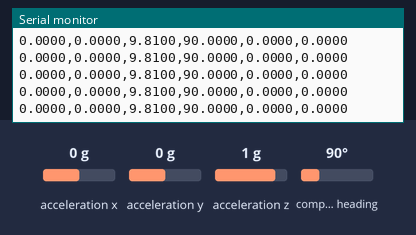
Simulated run of this sketch. Board: Arduino Uno, built with avr-gcc and run on an emulated ATmega328P. Parts: the last lines printed to the serial monitor. Inputs (shaded band) come from the test bench; at power-on: acceleration x 0 g, acceleration y 0 g, acceleration z 1 g, compass heading 90°.

Above: at 3.7 s.
3.8 s: acceleration x set to -1.4 g
At 4.9 s:
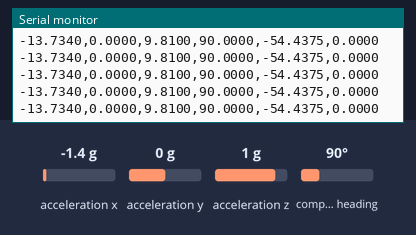
6.8 s: acceleration y set to -0.8 g
At 7.9 s:
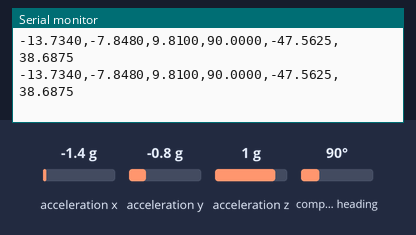
9.8 s: acceleration z set to 1.4 g
At 10.9 s:
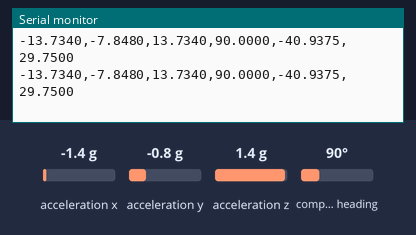
12.8 s: compass heading set to 269°
At 13.9 s:
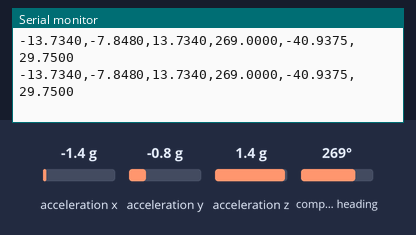
Timing chart, 0 to 15.8 s (numbered marks = the images above; inputs shaded):
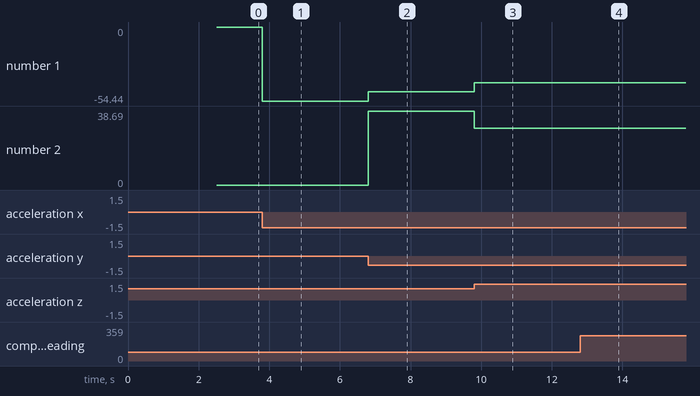

Measured:
- after the input at 3.8 s, the serial monitor: prints a new line at once (image 1)
- after the input at 6.8 s, the serial monitor: prints a new line at once (image 2)
- after the input at 9.8 s, the serial monitor: prints a new line at once (image 3)
- after the input at 12.8 s, the serial monitor: prints a new line at once (image 4)
- plotted number 1: 0 → -54.44 after the input at 3.8 s, -54.44 → -47.56 after the input at 6.8 s, -47.56 → -40.94 after the input at 9.8 s
- plotted number 2: 0 → 38.69 after the input at 6.8 s, 38.69 → 29.75 after the input at 9.8 s

The sketch:

Working.ino
```cpp
#include <Wire.h>
#include <Adafruit_Sensor.h>
#include <Adafruit_BNO055.h>
#include <utility/imumaths.h>
#include <EEPROM.h>

Adafruit_BNO055 bno = Adafruit_BNO055(55,0x28,&Wire);

void setup(void)
{
    Serial.begin(115200);
    delay(1000);
    // Serial.println("Orientation Sensor Test"); Serial.println("");

    /* Initialise the sensor */
    if (!bno.begin())
    {
        /* There was a problem detecting the BNO055 ... check your connections */
        Serial.print("Ooops, no BNO055 detected ... Check your wiring or I2C ADDR!");
        while (1);
    }

    int eeAddress = 0;
    long bnoID;
    bool foundCalib = false;

    EEPROM.get(eeAddress, bnoID);

    adafruit_bno055_offsets_t calibrationData;
    sensor_t sensor;

    /*
    *  Look for the sensor's unique ID at the beginning oF EEPROM.
    *  This isn't foolproof, but it's better than nothing.
    */
    bno.getSensor(&sensor);
    if (bnoID != sensor.sensor_id)
    {
        Serial.println("\nNo Calibration Data for this sensor exists in EEPROM");
        delay(500);
    }
    else
    {
       Serial.println("\nFound Calibration for this sensor in EEPROM.");
       eeAddress += sizeof(long);
       EEPROM.get(eeAddress, calibrationData);

       Serial.println("\n\nRestoring Calibration data to the BNO055...");
       bno.setSensorOffsets(calibrationData);

       Serial.println("\n\nCalibration data loaded into BNO055");
       foundCalib = true;
    }

    delay(1000);

   /* Crystal must be configured AFTER loading calibration data into BNO055. */
//    bno.setExtCrystalUse(true);

    sensors_event_t event;
    bno.getEvent(&event);
    /* always recal the mag as It goes out of calibration very often */
    if (foundCalib){
        Serial.println("Move sensor slightly to calibrate magnetometers");
        while (!bno.isFullyCalibrated())
        {
            bno.getEvent(&event);
        }
    }
    else
    {
        Serial.println("Please Calibrate Sensor: ");
        while (!bno.isFullyCalibrated())
        {
            bno.getEvent(&event);

            Serial.print("X: ");
            Serial.print(event.orientation.x, 4);
            Serial.print("\tY: ");
            Serial.print(event.orientation.y, 4);
            Serial.print("\tZ: ");
            Serial.print(event.orientation.z, 4);

            /* Optional: Display calibration status */
            uint8_t system, gyro, accel, mag;
            bno.getCalibration(&system, &gyro, &accel, &mag);
            Serial.print(", ");
            Serial.print(system);
            Serial.print(", ");
            Serial.print(accel);
            Serial.print(", ");
            Serial.print(gyro);
            Serial.print(", ");
            Serial.print(mag);
            Serial.print(", ");

            /* New line for the next sample */
            Serial.println("");

            /* Wait the specified delay before requesting new data */
        }
    }

    // Serial.println("\nFully calibrated!");
    // Serial.println("--------------------------------");
    // Serial.println("Calibration Results: ");
    // adafruit_bno055_offsets_t newCalib;
    // bno.getSensorOffsets(newCalib);
    // Serial.println("\n\nStoring calibration data to EEPROM...");

    // eeAddress = 0;
    // bno.getSensor(&sensor);
    // bnoID = sensor.sensor_id;

    // EEPROM.put(eeAddress, bnoID);

    // eeAddress += sizeof(long);
    // EEPROM.put(eeAddress, newCalib);
    // Serial.println("Data stored to EEPROM.");

    // Serial.println("\n--------------------------------\n");
    // delay(500);

}

void loop() {

  // Get a new sensor event

  sensors_event_t event_orientation;
  sensors_event_t event_acceleration;
  bno.getEvent(&event_acceleration,Adafruit_BNO055::VECTOR_ACCELEROMETER);
  bno.getEvent(&event_orientation,Adafruit_BNO055::VECTOR_EULER);


  // ax, ay, az, roll, pitch, yaw


 Serial.print(event_acceleration.acceleration.x, 4);
 Serial.print(",");
 Serial.print(event_acceleration.acceleration.y, 4);
 Serial.print(",");
 Serial.print(event_acceleration.acceleration.z, 4);
 Serial.print(",");
 Serial.print(event_orientation.orientation.x, 4);
 Serial.print(",");
 Serial.print(event_orientation.orientation.y, 4);
 Serial.print(",");
 Serial.print(event_orientation.orientation.z, 4);
 Serial.println("");
}
```
